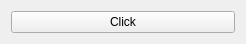
<?xml version="1.0" encoding="UTF-8"?>
<ui version="4.0">
 <class>Widget</class>
 <widget class="QWidget" name="Widget">
  <property name="geometry">
   <rect>
    <x>0</x>
    <y>0</y>
    <width>246</width>
    <height>42</height>
   </rect>
  </property>
  <property name="windowTitle">
   <string>Form</string>
  </property>
  <layout class="QVBoxLayout" name="verticalLayout">
   <item>
    <widget class="QPushButton" name="button">
     <property name="text">
      <string>Click</string>
     </property>
    </widget>
   </item>
  </layout>
 </widget>
 <resources/>
 <connections/>
</ui>
